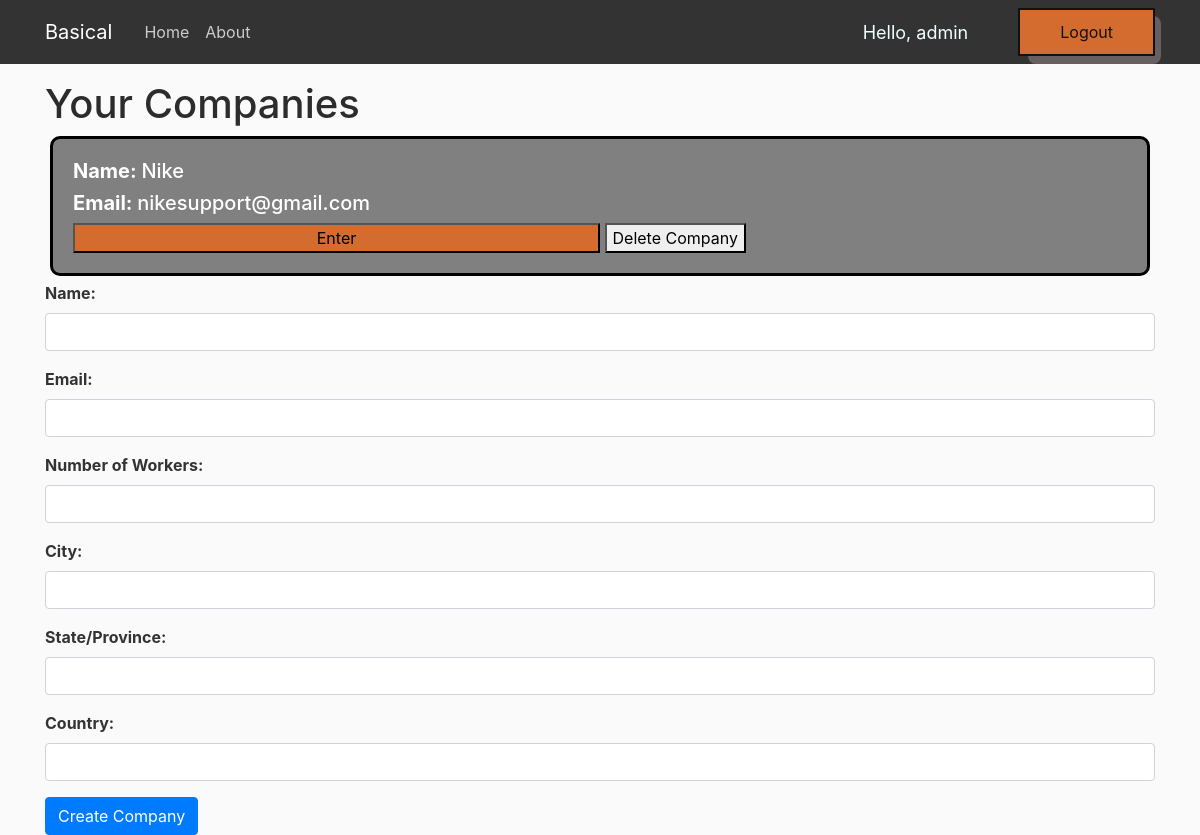
The app's page / (signed in), older data.
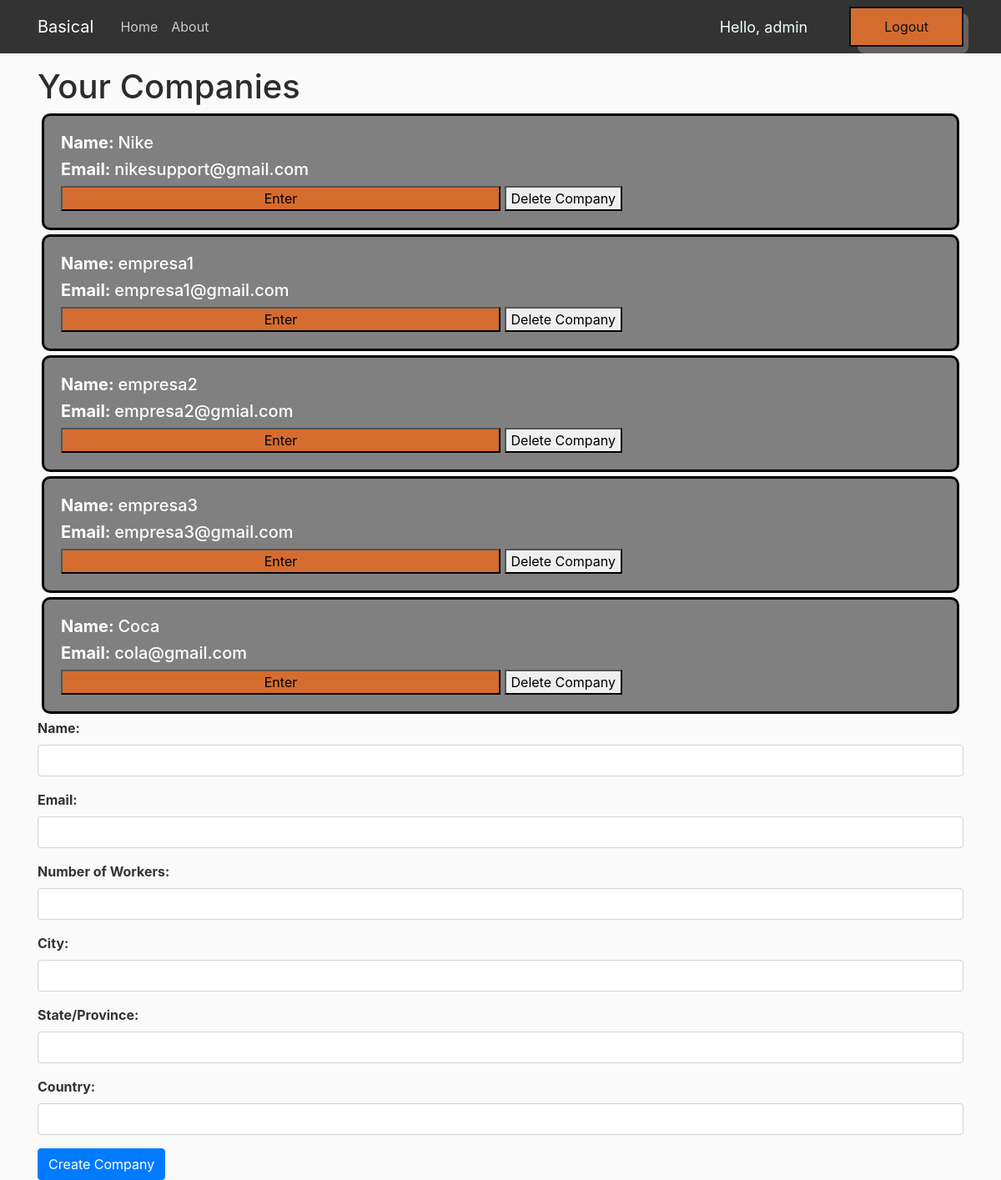
The same page, newer data.
### web/models.py (models this page shows, shortened)
class Company(models.Model):
    name = models.CharField(max_length=256)
    email_com = models.EmailField(max_length=255, unique=True, default='defaultEmail')
    num_workers = models.IntegerField(default=0)
    departments = models.ManyToManyField(Department)
    city = models.CharField(max_length=256, unique=False, default='defaultCity')
    state = models.CharField(max_length=256, unique=False, default='defaultState' )
    country = models.CharField(max_length=256, unique=False, default='defaultCountry')
    admin = models.ForeignKey(User, on_delete=models.CASCADE, related_name="created_companies", default=User.objects.first().pk)
    workers = models.ManyToManyField(User, related_name="companies")

### web/views.py (the view)
# urls.py: path('',views.home, name='web-home'),
@login_required(login_url='/login')
def home(request):
    companies = Company.objects.filter(workers=request.user)
    return render(request, 'web/home.html',  {'companies': companies}) #

### web/templates/web/home.html (shortened to what this page needs)
{% load static %}
<!DOCTYPE html>
<html>
    <head>
        <link rel="stylesheet" href="https://code.jquery.com/ui/1.13.1/themes/smoothness/jquery-ui.css">
        <link rel="stylesheet" href="https://cdn.jsdelivr.net/npm/bootstrap@4.0.0/dist/css/bootstrap.min.css">
        <link rel="stylesheet" type="text/css" href="{% static 'web/home_css.css' %}">
    </head>
    <body>
        <header class="site-header">
            <nav class="navbar navbar-expand-md navbar-dark bg-steel fixed-top">
                <div class="container">
                    <a class="navbar-brand mr-4" href="/">Basical</a>
                    <div class="collapse navbar-collapse" id="navbarToggle">
                        <div class="navbar-nav mr-auto">
                            <a class="nav-item nav-link" href="/">Home</a>
                            <a class="nav-item nav-link" href="/about">About</a>
                        </div>
                        <div class="navbar-nav">
                            <span class="hello-msg">Hello, {{request.user}}</span>
                            <a href="/logout">
                                <button class="button-56" role="button">Logout</button>
                            </a>
                        </div>
                    </div>
                </div>
            </nav>
        </header>
        <div class="container">
            <h1>Your Companies</h1>
            <table>
                <tbody>
                    {% for company in companies %}
                    <tr rel="Company"">
                        <div style="width: 200;
                        height: 200;
                        background-color:grey;
                        border-radius: 10px;
                        border-color: black;
                        border-style: solid;
                        border-width: 3px;
                        margin: 5px;
                        padding: 20px;"  itemscope itemtype="http://schema.org/LegalService">
                        <h5 style="color: white;"><b>Name: </b><span itemprop="name">{{ company.name }}</span></h5>
                        <h5 style="color: white;"><b>Email: </b><span itemprop="email">{{ company.email_com }}</span></h5>
                        <a href="{% url 'company_detail' company.id %}" itemprop="url">
                            <button class="button-56-enter" role="button">Enter</button>
                        </a>
                        {% if request.user == company.admin %}
                            <button class="delete-company" data-company-id="{{ company.id }}">Delete Company</button>
                        {% endif %}
                        </div>
                    </tr>
                    {% empty %}
                        <tr>
                            <td colspan="3">No companies found.</td>
                        </tr>
                    {% endfor %}
                </tbody>
            </table>
            <form method="POST" action="{% url 'create_company' %}">
                <div class="form-group">
                    <label style="font-weight: 700;" for="name">Name:</label>
                    <input type="text" class="form-control" id="name" name="name" required>
                </div>
                <div class="form-group">
                    <label style="font-weight: 700;" for="email_com">Email:</label>
                    <input type="email" class="form-control" name="email_com" required>
                </div>
                <div class="form-group">
                    <label style="font-weight: 700;" for="num_workers">Number of Workers:</label>
                    <input type="number" class="form-control" id="num_workers" name="num_workers" min="0" required>
                </div>
                <div class="form-group">
                    <label style="font-weight: 700;" for="city">City:</label>
                    <input type="text" class="form-control" id="id_city" name="city" required>
                </div>
                <div class="form-group">
                    <label style="font-weight: 700;" for="stateOrProvince">State/Province:</label>
                    <input type="text" class="form-control" id="id_stateOrProvince" name="stateOrProvince" required>
                </div>
                <div class="form-group">
                    <label style="font-weight: 700;" for="country">Country:</label>
                    <input type="text" class="form-control" id="id_country" name="country" required>
                </div>
                <button type="submit" class="btn btn-primary">Create Company</button>
            </form>
        </div>
    </body>
</html>

### web/static/web/home_css.css (style rules this page uses)
body { background: #fafafa; color: #333333; margin-top: 5rem; }
h1, h2, h3, h4, h5, h6 { color: #2c2c2c; }
.bg-steel { background-color: #333333; }
.site-header .navbar-nav .nav-link { color: #cccccc; }

### web/templates/web/home.html (style rules this page uses)
.hello-msg { font-size: 18px; color: azure; margin-right: 50px; justify-self: center; align-self: center; }
.button-56 { align-items: center; background-color: #d46c2f; border: 2px solid #111; border-radius: 1px; box-sizing: border-box; color: #111; cursor: pointer; display: flex; font-family: Inter,sans-serif; font-size: 16px; height: 48px; justify-content: center; line-height: 24px; max-width: 100%; padding: 0 25px; position: relative; text-align: center; text-decoration: none; user-select: none; -webkit-user-select: none; touch-action: manipulation; }
.button-56:after { background-color: #686060; border-radius: 8px; content: ""; display: block; height: 48px; left: 0; width: 100%; position: absolute; top: -2px; transform: translate(8px, 8px); transition: transform .2s ease-out; z-index: -1; }
.button-56-enter { background-color:#d46c2f; width: 50%; }
@media (min-width: 768px) { .button-56 { padding: 0 40px; } }

Row changes from the older to the newer data that the page shows:
added Company: name "empresa1", email_com "empresa1@gmail.com"
added Company: name "empresa2", email_com "empresa2@gmial.com"
added Company: name "empresa3", email_com "empresa3@gmail.com"
added Company: name "Coca", email_com "cola@gmail.com"
